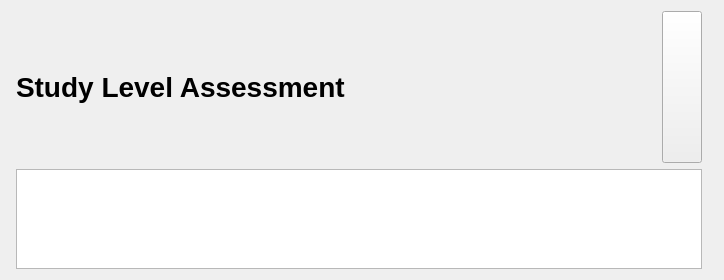
<?xml version="1.0" encoding="UTF-8"?>
<ui version="4.0">
 <class>studyLevelAssessmentWidget</class>
 <widget class="QWidget" name="studyLevelAssessmentWidget">
  <property name="geometry">
   <rect>
    <x>0</x>
    <y>0</y>
    <width>724</width>
    <height>280</height>
   </rect>
  </property>
  <property name="sizePolicy">
   <sizepolicy hsizetype="Expanding" vsizetype="Expanding">
    <horstretch>0</horstretch>
    <verstretch>0</verstretch>
   </sizepolicy>
  </property>
  <property name="windowTitle">
   <string>Form</string>
  </property>
  <property name="toolTip">
   <string>Add Study Level Assessment</string>
  </property>
  <property name="styleSheet">
   <string notr="true"/>
  </property>
  <layout class="QGridLayout" name="gridLayout">
   <item row="0" column="0">
    <layout class="QGridLayout" name="gridLayout_3">
     <property name="leftMargin">
      <number>5</number>
     </property>
     <property name="rightMargin">
      <number>5</number>
     </property>
     <item row="0" column="1">
      <spacer name="horizontalSpacer">
       <property name="orientation">
        <enum>Qt::Horizontal</enum>
       </property>
       <property name="sizeHint" stdset="0">
        <size>
         <width>40</width>
         <height>20</height>
        </size>
       </property>
      </spacer>
     </item>
     <item row="0" column="0">
      <widget class="QLabel" name="studyLevelAssessmentLabel">
       <property name="sizePolicy">
        <sizepolicy hsizetype="Minimum" vsizetype="Preferred">
         <horstretch>1</horstretch>
         <verstretch>0</verstretch>
        </sizepolicy>
       </property>
       <property name="font">
        <font>
         <pointsize>21</pointsize>
         <weight>75</weight>
         <bold>true</bold>
        </font>
       </property>
       <property name="styleSheet">
        <string notr="true"/>
       </property>
       <property name="text">
        <string>Study Level Assessment</string>
       </property>
      </widget>
     </item>
     <item row="0" column="2">
      <widget class="QPushButton" name="studyLevelAssessmentButton">
       <property name="enabled">
        <bool>true</bool>
       </property>
       <property name="sizePolicy">
        <sizepolicy hsizetype="Preferred" vsizetype="Preferred">
         <horstretch>0</horstretch>
         <verstretch>0</verstretch>
        </sizepolicy>
       </property>
       <property name="cursor">
        <cursorShape>PointingHandCursor</cursorShape>
       </property>
       <property name="toolTip">
        <string>Add study assessment</string>
       </property>
       <property name="autoFillBackground">
        <bool>false</bool>
       </property>
       <property name="text">
        <string/>
       </property>
       <property name="icon">
        <iconset resource="../SlicerPIRADS.qrc">
         <normaloff>:/Icons/Add.png</normaloff>:/Icons/Add.png</iconset>
       </property>
      </widget>
     </item>
     <item row="1" column="0" colspan="3">
      <widget class="QListWidget" name="studyAssessmentView">
       <property name="sizePolicy">
        <sizepolicy hsizetype="Minimum" vsizetype="Maximum">
         <horstretch>0</horstretch>
         <verstretch>0</verstretch>
        </sizepolicy>
       </property>
       <property name="maximumSize">
        <size>
         <width>16777215</width>
         <height>100</height>
        </size>
       </property>
       <property name="contextMenuPolicy">
        <enum>Qt::DefaultContextMenu</enum>
       </property>
       <property name="frameShape">
        <enum>QFrame::StyledPanel</enum>
       </property>
       <property name="frameShadow">
        <enum>QFrame::Sunken</enum>
       </property>
       <property name="lineWidth">
        <number>1</number>
       </property>
       <property name="editTriggers">
        <set>QAbstractItemView::NoEditTriggers</set>
       </property>
       <property name="showDropIndicator" stdset="0">
        <bool>false</bool>
       </property>
      </widget>
     </item>
    </layout>
   </item>
   <item row="0" column="1">
    <widget class="QFrame" name="frame">
     <property name="frameShape">
      <enum>QFrame::StyledPanel</enum>
     </property>
     <property name="frameShadow">
      <enum>QFrame::Raised</enum>
     </property>
    </widget>
   </item>
  </layout>
 </widget>
 <resources>
  <include location="../SlicerPIRADS.qrc"/>
 </resources>
 <connections/>
</ui>
